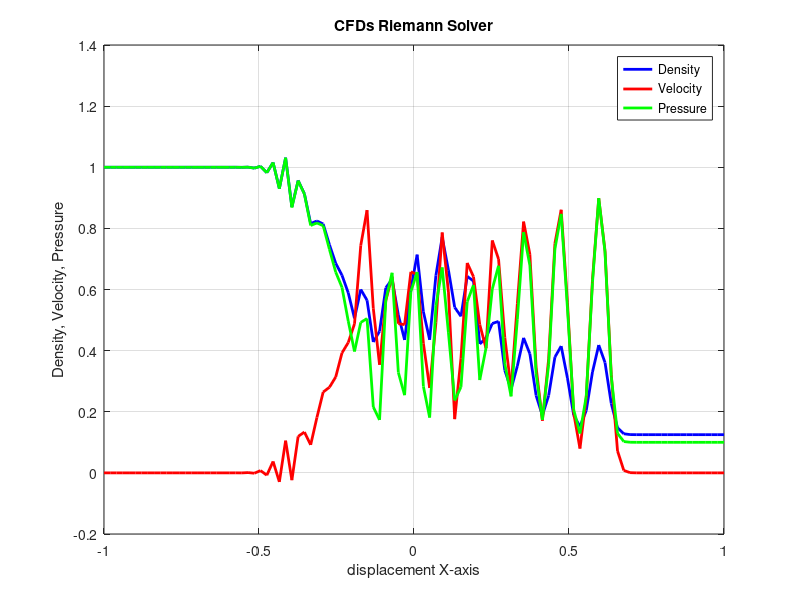

The MATLAB source for this figure:

%% This code is developed by HUSSEIN ABDUELHALEIM HUSSEIN MUHAMMED (https://github.com/Jaguar101-jr)
%% As a tutorial to implement Riemann solver for CFDs equ.
%% B.Sc.H. University of Khartoum (Sudan) 2015, M.Sc. from UPC-Qingdao (China) 2022.
%% The code implements a basic numerical solver **matlab function for the one-dimensional compressible Euler equations.
%% it demonstrates the solution to a simple Riemann problem using the method of characteristics.

function Riemanniansolver()
    % Define the initial conditions
    rho_L = 1.0;    % Density on the left side of the interface
    rho_R = 0.125;  % Density on the right side of the interface
    u_L = 0.0;      % Velocity on the left side of the interface
    u_R = 0.0;      % Velocity on the right side of the interface
    p_L = 1.0;      % Pressure on the left side of the interface
    p_R = 0.1;      % Pressure on the right side of the interface

    % Define material properties
    gamma = 1.4;    % Ratio of specific heats

    % Time to compute the solution
    t_end = 0.25;

    % Define the grid
    nx = 100;           % Number of grid points
    x_start = -1.0;     % Left boundary
    x_end = 1.0;        % Right boundary
    dx = (x_end - x_start) / (nx - 1); % Grid spacing

    % Initialize the solution arrays
    x = linspace(x_start, x_end, nx);
    rho = zeros(1, nx);
    u = zeros(1, nx);
    p = zeros(1, nx);

    % Set the initial conditions
    for i = 1:nx
        if x(i) <= 0
            rho(i) = rho_L;
            u(i) = u_L;
            p(i) = p_L;
        else
            rho(i) = rho_R;
            u(i) = u_R;
            p(i) = p_R;
        end
    end

    % Time integration using the method of characteristics
    t = 0;
    CFL = 0.5; % Courant-Friedrichs-Lewy number (adjust as needed)
    while t < t_end
        dt = CFL * dx / max(abs(u) + sqrt(gamma * p ./ rho));
        if t + dt > t_end
            dt = t_end - t;
        end

        % Update the solution using the method of characteristics
        for i = 2:nx-1
            rho(i) = rho(i) - dt/dx * (rho(i+1) * u(i+1) - rho(i-1) * u(i-1));
            u(i) = u(i) - dt/dx * (rho(i+1) * u(i+1)^2 + p(i+1) - rho(i-1) * u(i-1)^2 - p(i-1));
            p(i) = p(i) - dt/dx * (u(i+1) * (p(i+1) + rho(i+1) * u(i+1)^2) - u(i-1) * (p(i-1) + rho(i-1) * u(i-1)^2));
        end

        % Apply boundary conditions (reflection at the boundaries)
        rho(1) = rho(2);
        u(1) = -u(2);
        p(1) = p(2);

        rho(nx) = rho(nx-1);
        u(nx) = -u(nx-1);
        p(nx) = p(nx-1);

        t = t + dt;
    end

    % Plot the final solution
    figure;
    plot(x, rho, 'b-', 'LineWidth', 2);
    hold on;
    plot(x, u, 'r-', 'LineWidth', 2);
    plot(x, p, 'g-', 'LineWidth', 2);
    xlabel('displacement X-axis');
    ylabel('Density, Velocity, Pressure');
    legend('Density', 'Velocity', 'Pressure');
    title('CFDs Riemann Solver');
    grid on;
end
